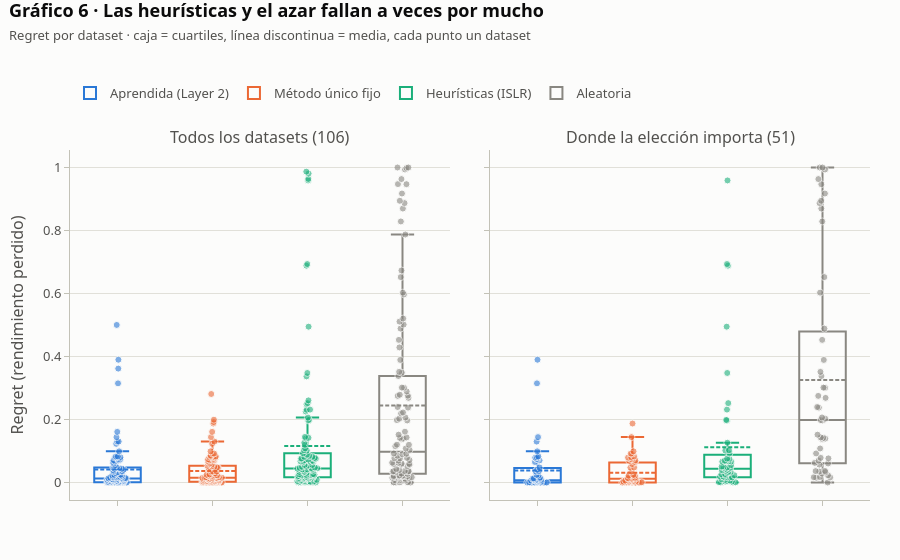

Source (notebook cell):
### Markdown cell above
**Gráfico 6 — ¿Cómo fallan?** La media del regret no distingue entre fallar un poco muchas
veces y fallar mucho unas pocas. Aquí cada punto es un dataset y la caja resume su
distribución: se ve si una estrategia comete errores graves (puntos altos) o solo pequeños.

### Code cell
fig = make_subplots(rows=1, cols=2, shared_yaxes=True, horizontal_spacing=0.05,
                    subplot_titles=["Todos los datasets (106)", "Donde la elección importa (51)"])
for j, frame in enumerate((OUT0, OUT0[OUT0.discriminating]), start=1):
    for estrategia in ORDEN_ESTRATEGIAS:
        sub = frame[frame.estrategia == estrategia]
        fig.add_box(
            x=[estrategia] * len(sub), y=sub.regret, name=estrategia,
            marker=dict(color=COLOR_ESTRATEGIA[estrategia], size=7, opacity=0.6,
                        line=dict(width=1, color=FONDO)),
            line=dict(color=COLOR_ESTRATEGIA[estrategia], width=2),
            fillcolor="rgba(0,0,0,0)", boxpoints="all", jitter=0.45, pointpos=0,
            boxmean=True, customdata=sub.dataset,
            hovertemplate="<b>%{customdata}</b><br>Regret: %{y:.3f}<extra>" + estrategia + "</extra>",
            showlegend=(j == 1), legendgroup=estrategia, row=1, col=j)
fig.update_xaxes(showticklabels=False)
fig.update_yaxes(title_text="Regret (rendimiento perdido)", row=1, col=1)
estilo(fig, "Gráfico 6 · Las heurísticas y el azar fallan a veces por mucho",
       "Regret por dataset · caja = cuartiles, línea discontinua = media, cada punto un dataset",
       alto=560).show()

### Figure 1 — Plotly figure (JSON) as saved in the notebook; plotly's stock layout.template omitted (floating-point values rounded to 4 significant figures)
{"data": [{"boxmean": true, "boxpoints": "all", "customdata": ["210_cloud", "230_machine_cpu", "519_vinnie", "527_analcatdata_election2000", "542_pollution", "557_analcatdata_apnea1", "561_cpu", "591_fri_c1_100_10", "602_fri_c3_250_10", "611_fri_c3_100_5", "613_fri_c3_250_5", "634_fri_c2_100_10", "657_fri_c2_250_10", "678_visualizing_environmental", "690_visualizing_galaxy", "706_sleuth_case1202", "712_chscase_geyser1", "Moneyball", "PhishingWebsites", "QSAR_fish_toxicity", "abalone", "adult", "airfoil_self_noise", "analcatdata_aids", "appendicitis", "auction_verification", "bank-marketing", "banknote-authentication", "biomed", "blood-transfusion-service-center", "brazilian_houses", "breast-w", "breast_cancer", "calendarDOW", "california_housing", "car", "cars", "churn", "climate-model-simulation-crashes", "cmc", "collins", "concrete_compressive_strength", "congressional_voting_records", "connect-4", "cps88wages", "cpu_activity", "credit-approval", "credit-g", "cylinder-bands", "diamonds", "dresses-sales", "ecoli", "electricity", "energy_efficiency", "fifa", "first_principles_supernovae_zg", "forest_fires", "fps_benchmark", "geographical_origin_of_music", "grid_stability", "hayes_roth", "health_insurance", "jm1", "jungle_chess_2pcs_raw_endgame_complete", "kin8nm", "kings_county", "labor", "letter", "lymphography", "mfeat-factors", "miami_housing", "mux6", "naval_propulsion_plant", "new_thyroid", "nikuradse_1", "nikuradse_2", "nomao", "numerai28.6", "optdigits", "pendigits", "penguins", "physiochemical_protein", "postoperative_patient_data", "prnn_crabs", "pumadyn32nh", "qsar-biodeg", "red_wine", "saheart", "sarcos", "satimage", "schizo", "segment", "socmob", "solar_flare", "space_ga", "splice", "student_performance_por", "superconductivity", "tae", "vehicle", "video_transcoding", "wall-robot-navigation", "wave_energy", "white_wine", "wilt", "wine_recognition"], "fillcolor": "rgba(0,0,0,0)", "hovertemplate": "<b>%{customdata}</b><br>Regret: %{y:.3f}<extra>Aprendida (Layer 2)</extra>", "jitter": 0.45, "legendgroup": "Aprendida (Layer 2)", "line": {"color": "#2a78d6", "width": 2}, "marker": {"color": "#2a78d6", "line": {"color": "#fcfcfb", "width": 1}, "opacity": 0.6, "size": 7}, "name": "Aprendida (Layer 2)", "pointpos": 0, "showlegend": true, "type": "box", "x": ["Aprendida (Layer 2)", "Aprendida (Layer 2)", "Aprendida (Layer 2)", "Aprendida (Layer 2)", "Aprendida (Layer 2)", "Aprendida (Layer 2)", "Aprendida (Layer 2)", "Aprendida (Layer 2)", "Aprendida (Layer 2)", "Aprendida (Layer 2)", "Aprendida (Layer 2)", "Aprendida (Layer 2)", "Aprendida (Layer 2)", "Aprendida (Layer 2)", "Aprendida (Layer 2)", "Aprendida (Layer 2)", "Aprendida (Layer 2)", "Aprendida (Layer 2)", "Aprendida (Layer 2)", "Aprendida (Layer 2)", "Aprendida (Layer 2)", "Aprendida (Layer 2)", "Aprendida (Layer 2)", "Aprendida (Layer 2)", "Aprendida (Layer 2)", "Aprendida (Layer 2)", "Aprendida (Layer 2)", "Aprendida (Layer 2)", "Aprendida (Layer 2)", "Aprendida (Layer 2)", "Aprendida (Layer 2)", "Aprendida (Layer 2)", "Aprendida (Layer 2)", "Aprendida (Layer 2)", "Aprendida (Layer 2)", "Aprendida (Layer 2)", "Aprendida (Layer 2)", "Aprendida (Layer 2)", "Aprendida (Layer 2)", "Aprendida (Layer 2)", "Aprendida (Layer 2)", "Aprendida (Layer 2)", "Aprendida (Layer 2)", "Aprendida (Layer 2)", "Aprendida (Layer 2)", "Aprendida (Layer 2)", "Aprendida (Layer 2)", "Aprendida (Layer 2)", "Aprendida (Layer 2)", "Aprendida (Layer 2)", "Aprendida (Layer 2)", "Aprendida (Layer 2)", "Aprendida (Layer 2)", "Aprendida (Layer 2)", "Aprendida (Layer 2)", "Aprendida (Layer 2)", "Aprendida (Layer 2)", "Aprendida (Layer 2)", "Aprendida (Layer 2)", "Aprendida (Layer 2)", "Aprendida (Layer 2)", "Aprendida (Layer 2)", "Aprendida (Layer 2)", "Aprendida (Layer 2)", "Aprendida (Layer 2)", "Aprendida (Layer 2)", "Aprendida (Layer 2)", "Aprendida (Layer 2)", "Aprendida (Layer 2)", "Aprendida (Layer 2)", "Aprendida (Layer 2)", "Aprendida (Layer 2)", "Aprendida (Layer 2)", "Aprendida (Layer 2)", "Aprendida (Layer 2)", "Aprendida (Layer 2)", "Aprendida (Layer 2)", "Aprendida (Layer 2)", "Aprendida (Layer 2)", "Aprendida (Layer 2)", "Aprendida (Layer 2)", "Aprendida (Layer 2)", "Aprendida (Layer 2)", "Aprendida (Layer 2)", "Aprendida (Layer 2)", "Aprendida (Layer 2)", "Aprendida (Layer 2)", "Aprendida (Layer 2)", "Aprendida (Layer 2)", "Aprendida (Layer 2)", "Aprendida (Layer 2)", "Aprendida (Layer 2)", "Aprendida (Layer 2)", "Aprendida (Layer 2)", "Aprendida (Layer 2)", "Aprendida (Layer 2)", "Aprendida (Layer 2)", "Aprendida (Layer 2)", "Aprendida (Layer 2)", "Aprendida (Layer 2)", "Aprendida (Layer 2)", "Aprendida (Layer 2)", "Aprendida (Layer 2)", "Aprendida (Layer 2)", "Aprendida (Layer 2)", "Aprendida (Layer 2)"], "xaxis": "x", "y": [0.08275, 0.0, 0.05341, 0.08039, 0.1607, 0.0, 0.06514, 0.0, 0.0, 0.1441, 0.07907, 0.0, 0.07393, 0.07092, 0.001052, 0.04404, 0.04802, 0.01821, 0.0006525, 0.01834, 0.03511, 0.02213, 0.0096, 0.08, 0.04559, 0.3148, 0.01167, 0.00557, 0.01704, 0.0, 0.5001, 0.0, 0.03613, 0.02308, 0.006288, 0.007051, 0.009121, 0.01355, 0.04708, 0.03308, 0.02451, 0.0, 0.009745, 0.0, 0.13, 0.002388, 0.0, 0.02952, 0.0, 0.002022, 0.0, 0.025, 0.0, 0.0004261, 0.0, 0.0, 0.01851, 0.06028, 0.0, 0.04766, 0.0, 0.08285, 0.04075, 0.006208, 0.1299, 0.0, 0.01607, 0.00298, 0.3615, 0.011, 0.0, 0.3897, 0.008487, 0.03905, 0.0, 0.01257, 0.0, 0.008861, 0.003026, 0.00237, 0.002128, 0.0, 0.03474, 0.075, 0.001171, 0.00369, 0.0, 0.05202, 0.01307, 0.009653, 0.01425, 0.004762, 0.01329, 0.1227, 0.0, 0.01627, 0.04384, 0.01576, 0.001347, 0.09897, 0.01275, 0.07076, 0.06664, 0.07025, 0.0, 0.004444], "yaxis": "y"}, {"boxmean": true, "boxpoints": "all", "customdata": ["210_cloud", "230_machine_cpu", "519_vinnie", "527_analcatdata_election2000", "542_pollution", "557_analcatdata_apnea1", "561_cpu", "591_fri_c1_100_10", "602_fri_c3_250_10", "611_fri_c3_100_5", "613_fri_c3_250_5", "634_fri_c2_100_10", "657_fri_c2_250_10", "678_visualizing_environmental", "690_visualizing_galaxy", "706_sleuth_case1202", "712_chscase_geyser1", "Moneyball", "PhishingWebsites", "QSAR_fish_toxicity", "abalone", "adult", "airfoil_self_noise", "analcatdata_aids", "appendicitis", "auction_verification", "bank-marketing", "banknote-authentication", "biomed", "blood-transfusion-service-center", "brazilian_houses", "breast-w", "breast_cancer", "calendarDOW", "california_housing", "car", "cars", "churn", "climate-model-simulation-crashes", "cmc", "collins", "concrete_compressive_strength", "congressional_voting_records", "connect-4", "cps88wages", "cpu_activity", "credit-approval", "credit-g", "cylinder-bands", "diamonds", "dresses-sales", "ecoli", "electricity", "energy_efficiency", "fifa", "first_principles_supernovae_zg", "forest_fires", "fps_benchmark", "geographical_origin_of_music", "grid_stability", "hayes_roth", "health_insurance", "jm1", "jungle_chess_2pcs_raw_endgame_complete", "kin8nm", "kings_county", "labor", "letter", "lymphography", "mfeat-factors", "miami_housing", "mux6", "naval_propulsion_plant", "new_thyroid", "nikuradse_1", "nikuradse_2", "nomao", "numerai28.6", "optdigits", "pendigits", "penguins", "physiochemical_protein", "postoperative_patient_data", "prnn_crabs", "pumadyn32nh", "qsar-biodeg", "red_wine", "saheart", "sarcos", "satimage", "schizo", "segment", "socmob", "solar_flare", "space_ga", "splice", "student_performance_por", "superconductivity", "tae", "vehicle", "video_transcoding", "wall-robot-navigation", "wave_energy", "white_wine", "wilt", "wine_recognition"], "fillcolor": "rgba(0,0,0,0)", "hovertemplate": "<b>%{customdata}</b><br>Regret: %{y:.3f}<extra>Método único fijo</extra>", "jitter": 0.45, "legendgroup": "Método único fijo", "line": {"color": "#eb6834", "width": 2}, "marker": {"color": "#eb6834", "line": {"color": "#fcfcfb", "width": 1}, "opacity": 0.6, "size": 7}, "name": "Método único fijo", "pointpos": 0, "showlegend": true, "type": "box", "x": ["Método único fijo", "Método único fijo", "Método único fijo", "Método único fijo", "Método único fijo", "Método único fijo", "Método único fijo", "Método único fijo", "Método único fijo", "Método único fijo", "Método único fijo", "Método único fijo", "Método único fijo", "Método único fijo", "Método único fijo", "Método único fijo", "Método único fijo", "Método único fijo", "Método único fijo", "Método único fijo", "Método único fijo", "Método único fijo", "Método único fijo", "Método único fijo", "Método único fijo", "Método único fijo", "Método único fijo", "Método único fijo", "Método único fijo", "Método único fijo", "Método único fijo", "Método único fijo", "Método único fijo", "Método único fijo", "Método único fijo", "Método único fijo", "Método único fijo", "Método único fijo", "Método único fijo", "Método único fijo", "Método único fijo", "Método único fijo", "Método único fijo", "Método único fijo", "Método único fijo", "Método único fijo", "Método único fijo", "Método único fijo", "Método único fijo", "Método único fijo", "Método único fijo", "Método único fijo", "Método único fijo", "Método único fijo", "Método único fijo", "Método único fijo", "Método único fijo", "Método único fijo", "Método único fijo", "Método único fijo", "Método único fijo", "Método único fijo", "Método único fijo", "Método único fijo", "Método único fijo", "Método único fijo", "Método único fijo", "Método único fijo", "Método único fijo", "Método único fijo", "Método único fijo", "Método único fijo", "Método único fijo", "Método único fijo", "Método único fijo", "Método único fijo", "Método único fijo", "Método único fijo", "Método único fijo", "Método único fijo", "Método único fijo", "Método único fijo", "Método único fijo", "Método único fijo", "Método único fijo", "Método único fijo", "Método único fijo", "Método único fijo", "Método único fijo", "Método único fijo", "Método único fijo", "Método único fijo", "Método único fijo", "Método único fijo", "Método único fijo", "Método único fijo", "Método único fijo", "Método único fijo", "Método único fijo", "Método único fijo", "Método único fijo", "Método único fijo", "Método único fijo", "Método único fijo", "Método único fijo", "Método único fijo"], "xaxis": "x", "y": [0.08275, 0.0, 0.05341, 0.08039, 0.1607, 0.0, 0.06514, 0.0, 0.0, 0.1441, 0.07907, 0.0, 0.07393, 0.07092, 0.001052, 0.04404, 0.04802, 0.01821, 0.0006525, 0.006935, 0.03511, 0.02213, 0.0, 0.08, 0.05735, 0.0, 0.04252, 0.00557, 0.01704, 0.05863, 0.03392, 0.0, 0.04733, 0.02308, 0.006288, 0.09193, 0.009121, 0.01683, 0.281, 0.02881, 0.02451, 0.01449, 0.009745, 0.09104, 0.13, 0.002388, 0.0, 0.04714, 0.0, 0.0009999, 0.0, 0.02069, 0.0, 0.0, 0.0153, 0.0, 0.01851, 0.06028, 0.0, 0.04766, 0.0, 0.08285, 0.02185, 0.06869, 0.1872, 0.01164, 0.01607, 0.00298, 0.1994, 0.011, 0.006497, 0.01538, 0.003582, 0.02286, 0.0, 0.01257, 0.003233, 0.008861, 0.003026, 0.00237, 0.002128, 0.0, 0.03474, 0.075, 0.001171, 0.02596, 0.0, 0.05202, 0.0125, 0.009653, 0.08585, 0.004762, 0.01329, 0.1227, 0.04972, 0.003173, 0.0132, 0.0, 0.001347, 0.09897, 0.01275, 0.006355, 0.192, 0.0, 0.07057, 0.004444], "yaxis": "y"}, {"boxmean": true, "boxpoints": "all", "customdata": ["210_cloud", "230_machine_cpu", "519_vinnie", "527_analcatdata_election2000", "542_pollution", "557_analcatdata_apnea1", "561_cpu", "591_fri_c1_100_10", "602_fri_c3_250_10", "611_fri_c3_100_5", "613_fri_c3_250_5", "634_fri_c2_100_10", "657_fri_c2_250_10", "678_visualizing_environmental", "690_visualizing_galaxy", "706_sleuth_case1202", "712_chscase_geyser1", "Moneyball", "PhishingWebsites", "QSAR_fish_toxicity", "abalone", "adult", "airfoil_self_noise", "analcatdata_aids", "appendicitis", "auction_verification", "bank-marketing", "banknote-authentication", "biomed", "blood-transfusion-service-center", "brazilian_houses", "breast-w", "breast_cancer", "calendarDOW", "california_housing", "car", "cars", "churn", "climate-model-simulation-crashes", "cmc", "collins", "concrete_compressive_strength", "congressional_voting_records", "connect-4", "cps88wages", "cpu_activity", "credit-approval", "credit-g", "cylinder-bands", "diamonds", "dresses-sales", "ecoli", "electricity", "energy_efficiency", "fifa", "first_principles_supernovae_zg", "forest_fires", "fps_benchmark", "geographical_origin_of_music", "grid_stability", "hayes_roth", "health_insurance", "jm1", "jungle_chess_2pcs_raw_endgame_complete", "kin8nm", "kings_county", "labor", "letter", "lymphography", "mfeat-factors", "miami_housing", "mux6", "naval_propulsion_plant", "new_thyroid", "nikuradse_1", "nikuradse_2", "nomao", "numerai28.6", "optdigits", "pendigits", "penguins", "physiochemical_protein", "postoperative_patient_data", "prnn_crabs", "pumadyn32nh", "qsar-biodeg", "red_wine", "saheart", "sarcos", "satimage", "schizo", "segment", "socmob", "solar_flare", "space_ga", "splice", "student_performance_por", "superconductivity", "tae", "vehicle", "video_transcoding", "wall-robot-navigation", "wave_energy", "white_wine", "wilt", "wine_recognition"], "fillcolor": "rgba(0,0,0,0)", "hovertemplate": "<b>%{customdata}</b><br>Regret: %{y:.3f}<extra>Heurísticas (ISLR)</extra>", "jitter": 0.45, "legendgroup": "Heurísticas (ISLR)", "line": {"color": "#1baf7a", "width": 2}, "marker": {"color": "#1baf7a", "line": {"color": "#fcfcfb", "width": 1}, "opacity": 0.6, "size": 7}, "name": "Heurísticas (ISLR)", "pointpos": 0, "showlegend": true, "type": "box", "x": ["Heurísticas (ISLR)", "Heurísticas (ISLR)", "Heurísticas (ISLR)", "Heurísticas (ISLR)", "Heurísticas (ISLR)", "Heurísticas (ISLR)", "Heurísticas (ISLR)", "Heurísticas (ISLR)", "Heurísticas (ISLR)", "Heurísticas (ISLR)", "Heurísticas (ISLR)", "Heurísticas (ISLR)", "Heurísticas (ISLR)", "Heurísticas (ISLR)", "Heurísticas (ISLR)", "Heurísticas (ISLR)", "Heurísticas (ISLR)", "Heurísticas (ISLR)", "Heurísticas (ISLR)", "Heurísticas (ISLR)", "Heurísticas (ISLR)", "Heurísticas (ISLR)", "Heurísticas (ISLR)", "Heurísticas (ISLR)", "Heurísticas (ISLR)", "Heurísticas (ISLR)", "Heurísticas (ISLR)", "Heurísticas (ISLR)", "Heurísticas (ISLR)", "Heurísticas (ISLR)", "Heurísticas (ISLR)", "Heurísticas (ISLR)", "Heurísticas (ISLR)", "Heurísticas (ISLR)", "Heurísticas (ISLR)", "Heurísticas (ISLR)", "Heurísticas (ISLR)", "Heurísticas (ISLR)", "Heurísticas (ISLR)", "Heurísticas (ISLR)", "Heurísticas (ISLR)", "Heurísticas (ISLR)", "Heurísticas (ISLR)", "Heurísticas (ISLR)", "Heurísticas (ISLR)", "Heurísticas (ISLR)", "Heurísticas (ISLR)", "Heurísticas (ISLR)", "Heurísticas (ISLR)", "Heurísticas (ISLR)", "Heurísticas (ISLR)", "Heurísticas (ISLR)", "Heurísticas (ISLR)", "Heurísticas (ISLR)", "Heurísticas (ISLR)", "Heurísticas (ISLR)", "Heurísticas (ISLR)", "Heurísticas (ISLR)", "Heurísticas (ISLR)", "Heurísticas (ISLR)", "Heurísticas (ISLR)", "Heurísticas (ISLR)", "Heurísticas (ISLR)", "Heurísticas (ISLR)", "Heurísticas (ISLR)", "Heurísticas (ISLR)", "Heurísticas (ISLR)", "Heurísticas (ISLR)", "Heurísticas (ISLR)", "Heurísticas (ISLR)", "Heurísticas (ISLR)", "Heurísticas (ISLR)", "Heurísticas (ISLR)", "Heurísticas (ISLR)", "Heurísticas (ISLR)", "Heurísticas (ISLR)", "Heurísticas (ISLR)", "Heurísticas (ISLR)", "Heurísticas (ISLR)", "Heurísticas (ISLR)", "Heurísticas (ISLR)", "Heurísticas (ISLR)", "Heurísticas (ISLR)", "Heurísticas (ISLR)", "Heurísticas (ISLR)", "Heurísticas (ISLR)", "Heurísticas (ISLR)", "Heurísticas (ISLR)", "Heurísticas (ISLR)", "Heurísticas (ISLR)", "Heurísticas (ISLR)", "Heurísticas (ISLR)", "Heurísticas (ISLR)", "Heurísticas (ISLR)", "Heurísticas (ISLR)", "Heurísticas (ISLR)", "Heurísticas (ISLR)", "Heurísticas (ISLR)", "Heurísticas (ISLR)", "Heurísticas (ISLR)", "Heurísticas (ISLR)", "Heurísticas (ISLR)", "Heurísticas (ISLR)", "Heurísticas (ISLR)", "Heurísticas (ISLR)", "Heurísticas (ISLR)"], "xaxis": "x", "y": [0.2487, 0.06672, 0.07629, 0.02332, 0.02513, 0.06772, 0.04993, 0.3369, 0.6883, 0.4947, 0.252, 0.3477, 0.6936, 0.2607, 0.02284, 0.2254, 0.2062, 0.02428, 0.002948, 0.04092, 0.07581, 0.03356, 0.008498, 0.14, 0.05588, 0.0001547, 0.04144, 0.0108, 0.0557, 0.06606, 0.08173, 0.01966, 0.1014, 0.08145, 0.02624, 0.04401, 0.01354, 0.01149, 0.1446, 0.04144, 0.197, 0.02318, 0.006493, 0.0693, 0.1418, 0.004449, 0.01257, 0.04595, 0.071, 0.003113, 0.004598, 0.1085, 0.00127, 0.0001408, 0.03446, 0.0003121, 0.01851, 0.06374, 0.0926, 0.06733, 0.0004274, 0.1263, 0.03739, 0.05527, 0.2314, 0.01903, 0.07857, 0.03961, 0.0, 0.981, 0.01591, 0.03077, 0.004955, 0.02349, 0.0006448, 0.02673, 0.9589, 0.01293, 0.9868, 0.01422, 0.02056, 0.04061, 0.08833, 0.075, 0.03382, 0.04518, 0.04774, 0.07281, 0.01852, 0.02373, 0.04323, 0.01602, 0.001128, 0.1196, 0.07527, 0.9639, 0.08469, 0.1987, 0.01165, 0.1025, 0.01642, 0.002344, 0.231, 0.05064, 0.0466, 0.009524], "yaxis": "y"}, {"boxmean": true, "boxpoints": "all", "customdata": ["210_cloud", "230_machine_cpu", "519_vinnie", "527_analcatdata_election2000", "542_pollution", "557_analcatdata_apnea1", "561_cpu", "591_fri_c1_100_10", "602_fri_c3_250_10", "611_fri_c3_100_5", "613_fri_c3_250_5", "634_fri_c2_100_10", "657_fri_c2_250_10", "678_visualizing_environmental", "690_visualizing_galaxy", "706_sleuth_case1202", "712_chscase_geyser1", "Moneyball", "PhishingWebsites", "QSAR_fish_toxicity", "abalone", "adult", "airfoil_self_noise", "analcatdata_aids", "appendicitis", "auction_verification", "bank-marketing", "banknote-authentication", "biomed", "blood-transfusion-service-center", "brazilian_houses", "breast-w", "breast_cancer", "calendarDOW", "california_housing", "car", "cars", "churn", "climate-model-simulation-crashes", "cmc", "collins", "concrete_compressive_strength", "congressional_voting_records", "connect-4", "cps88wages", "cpu_activity", "credit-approval", "credit-g", "cylinder-bands", "diamonds", "dresses-sales", "ecoli", "electricity", "energy_efficiency", "fifa", "first_principles_supernovae_zg", "forest_fires", "fps_benchmark", "geographical_origin_of_music", "grid_stability", "hayes_roth", "health_insurance", "jm1", "jungle_chess_2pcs_raw_endgame_complete", "kin8nm", "kings_county", "labor", "letter", "lymphography", "mfeat-factors", "miami_housing", "mux6", "naval_propulsion_plant", "new_thyroid", "nikuradse_1", "nikuradse_2", "nomao", "numerai28.6", "optdigits", "pendigits", "penguins", "physiochemical_protein", "postoperative_patient_data", "prnn_crabs", "pumadyn32nh", "qsar-biodeg", "red_wine", "saheart", "sarcos", "satimage", "schizo", "segment", "socmob", "solar_flare", "space_ga", "splice", "student_performance_por", "superconductivity", "tae", "vehicle", "video_transcoding", "wall-robot-navigation", "wave_energy", "white_wine", "wilt", "wine_recognition"], "fillcolor": "rgba(0,0,0,0)", "hovertemplate": "<b>%{customdata}</b><br>Regret: %{y:.3f}<extra>Aleatoria</extra>", "jitter": 0.45, "legendgroup": "Aleatoria", "line": {"color": "#898781", "width": 2}, "marker": {"color": "#898781", "line": {"color": "#fcfcfb", "width": 1}, "opacity": 0.6, "size": 7}, "name": "Aleatoria", "pointpos": 0, "showlegend": true, "type": "box", "x": ["Aleatoria", "Aleatoria", "Aleatoria", "Aleatoria", "Aleatoria", "Aleatoria", "Aleatoria", "Aleatoria", "Aleatoria", "Aleatoria", "Aleatoria", "Aleatoria", "Aleatoria", "Aleatoria", "Aleatoria", "Aleatoria", "Aleatoria", "Aleatoria", "Aleatoria", "Aleatoria", "Aleatoria", "Aleatoria", "Aleatoria", "Aleatoria", "Aleatoria", "Aleatoria", "Aleatoria", "Aleatoria", "Aleatoria", "Aleatoria", "Aleatoria", "Aleatoria", "Aleatoria", "Aleatoria", "Aleatoria", "Aleatoria", "Aleatoria", "Aleatoria", "Aleatoria", "Aleatoria", "Aleatoria", "Aleatoria", "Aleatoria", "Aleatoria", "Aleatoria", "Aleatoria", "Aleatoria", "Aleatoria", "Aleatoria", "Aleatoria", "Aleatoria", "Aleatoria", "Aleatoria", "Aleatoria", "Aleatoria", "Aleatoria", "Aleatoria", "Aleatoria", "Aleatoria", "Aleatoria", "Aleatoria", "Aleatoria", "Aleatoria", "Aleatoria", "Aleatoria", "Aleatoria", "Aleatoria", "Aleatoria", "Aleatoria", "Aleatoria", "Aleatoria", "Aleatoria", "Aleatoria", "Aleatoria", "Aleatoria", "Aleatoria", "Aleatoria", "Aleatoria", "Aleatoria", "Aleatoria", "Aleatoria", "Aleatoria", "Aleatoria", "Aleatoria", "Aleatoria", "Aleatoria", "Aleatoria", "Aleatoria", "Aleatoria", "Aleatoria", "Aleatoria", "Aleatoria", "Aleatoria", "Aleatoria", "Aleatoria", "Aleatoria", "Aleatoria", "Aleatoria", "Aleatoria", "Aleatoria", "Aleatoria", "Aleatoria", "Aleatoria", "Aleatoria", "Aleatoria", "Aleatoria"], "xaxis": "x", "y": [0.1613, 0.8697, 0.02205, 1.0, 0.5108, 0.8943, 0.9633, 0.2193, 0.4886, 0.1394, 0.07654, 0.1981, 0.4527, 0.08535, 0.5013, 0.597, 0.02777, 0.2785, 0.03489, 0.0, 0.02818, 0.03279, 0.2376, 0.12, 0.03971, 0.9937, 0.06289, 0.01756, 0.0588, 0.108, 0.6731, 0.00708, 0.03659, 0.0774, 0.8287, 0.2396, 0.9474, 0.2758, 0.035, 0.03563, 0.338, 0.2686, 0.01681, 0.1431, 0.05695, 0.2224, 0.01199, 0.01952, 0.1153, 0.6521, 0.01938, 0.01942, 0.1376, 0.07128, 0.7873, 0.06234, 0.01851, 0.4288, 0.2066, 0.947, 0.2891, 0.03618, 0.07824, 0.3005, 0.0, 0.8869, 0.1036, 0.1969, 0.05206, 0.0005, 0.9174, 0.3891, 1.0, 0.05905, 0.2025, 0.01623, 0.0229, 0.001215, 0.01475, 0.04299, 0.0003663, 0.2749, 0.007692, 0.015, 0.6027, 0.007174, 0.09231, 0.0208, 0.06042, 0.09138, 0.01259, 0.0697, 0.5206, 0.1197, 0.02107, 0.02098, 0.0, 0.1519, 0.0897, 0.05684, 0.3512, 0.3485, 0.9985, 0.1417, 0.3012, 0.007407], "yaxis": "y"}, {"boxmean": true, "boxpoints": "all", "customdata": ["230_machine_cpu", "527_analcatdata_election2000", "557_analcatdata_apnea1", "561_cpu", "602_fri_c3_250_10", "611_fri_c3_100_5", "613_fri_c3_250_5", "634_fri_c2_100_10", "657_fri_c2_250_10", "PhishingWebsites", "abalone", "adult", "airfoil_self_noise", "auction_verification", "banknote-authentication", "blood-transfusion-service-center", "breast_cancer", "california_housing", "car", "collins", "concrete_compressive_strength", "congressional_voting_records", "connect-4", "diamonds", "electricity", "first_principles_supernovae_zg", "geographical_origin_of_music", "grid_stability", "health_insurance", "jm1", "jungle_chess_2pcs_raw_endgame_complete", "kin8nm", "kings_county", "letter", "miami_housing", "mux6", "naval_propulsion_plant", "nikuradse_1", "nikuradse_2", "nomao", "physiochemical_protein", "prnn_crabs", "pumadyn32nh", "red_wine", "sarcos", "segment", "superconductivity", "vehicle", "video_transcoding", "white_wine", "wilt"], "fillcolor": "rgba(0,0,0,0)", "hovertemplate": "<b>%{customdata}</b><br>Regret: %{y:.3f}<extra>Aprendida (Layer 2)</extra>", "jitter": 0.45, "legendgroup": "Aprendida (Layer 2)", "line": {"color": "#2a78d6", "width": 2}, "marker": {"color": "#2a78d6", "line": {"color": "#fcfcfb", "width": 1}, "opacity": 0.6, "size": 7}, "name": "Aprendida (Layer 2)", "pointpos": 0, "showlegend": false, "type": "box", "x": ["Aprendida (Layer 2)", "Aprendida (Layer 2)", "Aprendida (Layer 2)", "Aprendida (Layer 2)", "Aprendida (Layer 2)", "Aprendida (Layer 2)", "Aprendida (Layer 2)", "Aprendida (Layer 2)", "Aprendida (Layer 2)", "Aprendida (Layer 2)", "Aprendida (Layer 2)", "Aprendida (Layer 2)", "Aprendida (Layer 2)", "Aprendida (Layer 2)", "Aprendida (Layer 2)", "Aprendida (Layer 2)", "Aprendida (Layer 2)", "Aprendida (Layer 2)", "Aprendida (Layer 2)", "Aprendida (Layer 2)", "Aprendida (Layer 2)", "Aprendida (Layer 2)", "Aprendida (Layer 2)", "Aprendida (Layer 2)", "Aprendida (Layer 2)", "Aprendida (Layer 2)", "Aprendida (Layer 2)", "Aprendida (Layer 2)", "Aprendida (Layer 2)", "Aprendida (Layer 2)", "Aprendida (Layer 2)", "Aprendida (Layer 2)", "Aprendida (Layer 2)", "Aprendida (Layer 2)", "Aprendida (Layer 2)", "Aprendida (Layer 2)", "Aprendida (Layer 2)", "Aprendida (Layer 2)", "Aprendida (Layer 2)", "Aprendida (Layer 2)", "Aprendida (Layer 2)", "Aprendida (Layer 2)", "Aprendida (Layer 2)", "Aprendida (Layer 2)", "Aprendida (Layer 2)", "Aprendida (Layer 2)", "Aprendida (Layer 2)", "Aprendida (Layer 2)", "Aprendida (Layer 2)", "Aprendida (Layer 2)", "Aprendida (Layer 2)"], "xaxis": "x2", "y": [0.0, 0.08039, 0.0, 0.06514, 0.0, 0.1441, 0.07907, 0.0, 0.07393, 0.0006525, 0.03511, 0.02213, 0.0096, 0.3148, 0.00557, 0.0, 0.03613, 0.006288, 0.007051, 0.02451, 0.0, 0.009745, 0.0, 0.002022, 0.0, 0.0, 0.0, 0.04766, 0.08285, 0.04075, 0.006208, 0.1299, 0.0, 0.00298, 0.0, 0.3897, 0.008487, 0.0, 0.01257, 0.0, 0.0, 0.075, 0.001171, 0.0, 0.01307, 0.004762, 0.01576, 0.09897, 0.01275, 0.07025, 0.0], "yaxis": "y2"}, {"boxmean": true, "boxpoints": "all", "customdata": ["230_machine_cpu", "527_analcatdata_election2000", "557_analcatdata_apnea1", "561_cpu", "602_fri_c3_250_10", "611_fri_c3_100_5", "613_fri_c3_250_5", "634_fri_c2_100_10", "657_fri_c2_250_10", "PhishingWebsites", "abalone", "adult", "airfoil_self_noise", "auction_verification", "banknote-authentication", "blood-transfusion-service-center", "breast_cancer", "california_housing", "car", "collins", "concrete_compressive_strength", "congressional_voting_records", "connect-4", "diamonds", "electricity", "first_principles_supernovae_zg", "geographical_origin_of_music", "grid_stability", "health_insurance", "jm1", "jungle_chess_2pcs_raw_endgame_complete", "kin8nm", "kings_county", "letter", "miami_housing", "mux6", "naval_propulsion_plant", "nikuradse_1", "nikuradse_2", "nomao", "physiochemical_protein", "prnn_crabs", "pumadyn32nh", "red_wine", "sarcos", "segment", "superconductivity", "vehicle", "video_transcoding", "white_wine", "wilt"], "fillcolor": "rgba(0,0,0,0)", "hovertemplate": "<b>%{customdata}</b><br>Regret: %{y:.3f}<extra>Método único fijo</extra>", "jitter": 0.45, "legendgroup": "Método único fijo", "line": {"color": "#eb6834", "width": 2}, "marker": {"color": "#eb6834", "line": {"color": "#fcfcfb", "width": 1}, "opacity": 0.6, "size": 7}, "name": "Método único fijo", "pointpos": 0, "showlegend": false, "type": "box", "x": ["Método único fijo", "Método único fijo", "Método único fijo", "Método único fijo", "Método único fijo", "Método único fijo", "Método único fijo", "Método único fijo", "Método único fijo", "Método único fijo", "Método único fijo", "Método único fijo", "Método único fijo", "Método único fijo", "Método único fijo", "Método único fijo", "Método único fijo", "Método único fijo", "Método único fijo", "Método único fijo", "Método único fijo", "Método único fijo", "Método único fijo", "Método único fijo", "Método único fijo", "Método único fijo", "Método único fijo", "Método único fijo", "Método único fijo", "Método único fijo", "Método único fijo", "Método único fijo", "Método único fijo", "Método único fijo", "Método único fijo", "Método único fijo", "Método único fijo", "Método único fijo", "Método único fijo", "Método único fijo", "Método único fijo", "Método único fijo", "Método único fijo", "Método único fijo", "Método único fijo", "Método único fijo", "Método único fijo", "Método único fijo", "Método único fijo", "Método único fijo", "Método único fijo"], "xaxis": "x2", "y": [0.0, 0.08039, 0.0, 0.06514, 0.0, 0.1441, 0.07907, 0.0, 0.07393, 0.0006525, 0.03511, 0.02213, 0.0, 0.0, 0.00557, 0.05863, 0.04733, 0.006288, 0.09193, 0.02451, 0.01449, 0.009745, 0.09104, 0.0009999, 0.0, 0.0, 0.0, 0.04766, 0.08285, 0.02185, 0.06869, 0.1872, 0.01164, 0.00298, 0.006497, 0.01538, 0.003582, 0.0, 0.01257, 0.003233, 0.0, 0.075, 0.001171, 0.0, 0.0125, 0.004762, 0.0, 0.09897, 0.01275, 0.0, 0.07057], "yaxis": "y2"}, {"boxmean": true, "boxpoints": "all", "customdata": ["230_machine_cpu", "527_analcatdata_election2000", "557_analcatdata_apnea1", "561_cpu", "602_fri_c3_250_10", "611_fri_c3_100_5", "613_fri_c3_250_5", "634_fri_c2_100_10", "657_fri_c2_250_10", "PhishingWebsites", "abalone", "adult", "airfoil_self_noise", "auction_verification", "banknote-authentication", "blood-transfusion-service-center", "breast_cancer", "california_housing", "car", "collins", "concrete_compressive_strength", "congressional_voting_records", "connect-4", "diamonds", "electricity", "first_principles_supernovae_zg", "geographical_origin_of_music", "grid_stability", "health_insurance", "jm1", "jungle_chess_2pcs_raw_endgame_complete", "kin8nm", "kings_county", "letter", "miami_housing", "mux6", "naval_propulsion_plant", "nikuradse_1", "nikuradse_2", "nomao", "physiochemical_protein", "prnn_crabs", "pumadyn32nh", "red_wine", "sarcos", "segment", "superconductivity", "vehicle", "video_transcoding", "white_wine", "wilt"], "fillcolor": "rgba(0,0,0,0)", "hovertemplate": "<b>%{customdata}</b><br>Regret: %{y:.3f}<extra>Heurísticas (ISLR)</extra>", "jitter": 0.45, "legendgroup": "Heurísticas (ISLR)", "line": {"color": "#1baf7a", "width": 2}, "marker": {"color": "#1baf7a", "line": {"color": "#fcfcfb", "width": 1}, "opacity": 0.6, "size": 7}, "name": "Heurísticas (ISLR)", "pointpos": 0, "showlegend": false, "type": "box", "x": ["Heurísticas (ISLR)", "Heurísticas (ISLR)", "Heurísticas (ISLR)", "Heurísticas (ISLR)", "Heurísticas (ISLR)", "Heurísticas (ISLR)", "Heurísticas (ISLR)", "Heurísticas (ISLR)", "Heurísticas (ISLR)", "Heurísticas (ISLR)", "Heurísticas (ISLR)", "Heurísticas (ISLR)", "Heurísticas (ISLR)", "Heurísticas (ISLR)", "Heurísticas (ISLR)", "Heurísticas (ISLR)", "Heurísticas (ISLR)", "Heurísticas (ISLR)", "Heurísticas (ISLR)", "Heurísticas (ISLR)", "Heurísticas (ISLR)", "Heurísticas (ISLR)", "Heurísticas (ISLR)", "Heurísticas (ISLR)", "Heurísticas (ISLR)", "Heurísticas (ISLR)", "Heurísticas (ISLR)", "Heurísticas (ISLR)", "Heurísticas (ISLR)", "Heurísticas (ISLR)", "Heurísticas (ISLR)", "Heurísticas (ISLR)", "Heurísticas (ISLR)", "Heurísticas (ISLR)", "Heurísticas (ISLR)", "Heurísticas (ISLR)", "Heurísticas (ISLR)", "Heurísticas (ISLR)", "Heurísticas (ISLR)", "Heurísticas (ISLR)", "Heurísticas (ISLR)", "Heurísticas (ISLR)", "Heurísticas (ISLR)", "Heurísticas (ISLR)", "Heurísticas (ISLR)", "Heurísticas (ISLR)", "Heurísticas (ISLR)", "Heurísticas (ISLR)", "Heurísticas (ISLR)", "Heurísticas (ISLR)", "Heurísticas (ISLR)"], "xaxis": "x2", "y": [0.06672, 0.02332, 0.06772, 0.04993, 0.6883, 0.4947, 0.252, 0.3477, 0.6936, 0.002948, 0.07581, 0.03356, 0.008498, 0.0001547, 0.0108, 0.06606, 0.1014, 0.02624, 0.04401, 0.197, 0.02318, 0.006493, 0.0693, 0.003113, 0.00127, 0.0003121, 0.0926, 0.06733, 0.1263, 0.03739, 0.05527, 0.2314, 0.01903, 0.03961, 0.01591, 0.03077, 0.004955, 0.0006448, 0.02673, 0.9589, 0.04061, 0.075, 0.03382, 0.04774, 0.01852, 0.01602, 0.1987, 0.1025, 0.01642, 0.05064, 0.0466], "yaxis": "y2"}, {"boxmean": true, "boxpoints": "all", "customdata": ["230_machine_cpu", "527_analcatdata_election2000", "557_analcatdata_apnea1", "561_cpu", "602_fri_c3_250_10", "611_fri_c3_100_5", "613_fri_c3_250_5", "634_fri_c2_100_10", "657_fri_c2_250_10", "PhishingWebsites", "abalone", "adult", "airfoil_self_noise", "auction_verification", "banknote-authentication", "blood-transfusion-service-center", "breast_cancer", "california_housing", "car", "collins", "concrete_compressive_strength", "congressional_voting_records", "connect-4", "diamonds", "electricity", "first_principles_supernovae_zg", "geographical_origin_of_music", "grid_stability", "health_insurance", "jm1", "jungle_chess_2pcs_raw_endgame_complete", "kin8nm", "kings_county", "letter", "miami_housing", "mux6", "naval_propulsion_plant", "nikuradse_1", "nikuradse_2", "nomao", "physiochemical_protein", "prnn_crabs", "pumadyn32nh", "red_wine", "sarcos", "segment", "superconductivity", "vehicle", "video_transcoding", "white_wine", "wilt"], "fillcolor": "rgba(0,0,0,0)", "hovertemplate": "<b>%{customdata}</b><br>Regret: %{y:.3f}<extra>Aleatoria</extra>", "jitter": 0.45, "legendgroup": "Aleatoria", "line": {"color": "#898781", "width": 2}, "marker": {"color": "#898781", "line": {"color": "#fcfcfb", "width": 1}, "opacity": 0.6, "size": 7}, "name": "Aleatoria", "pointpos": 0, "showlegend": false, "type": "box", "x": ["Aleatoria", "Aleatoria", "Aleatoria", "Aleatoria", "Aleatoria", "Aleatoria", "Aleatoria", "Aleatoria", "Aleatoria", "Aleatoria", "Aleatoria", "Aleatoria", "Aleatoria", "Aleatoria", "Aleatoria", "Aleatoria", "Aleatoria", "Aleatoria", "Aleatoria", "Aleatoria", "Aleatoria", "Aleatoria", "Aleatoria", "Aleatoria", "Aleatoria", "Aleatoria", "Aleatoria", "Aleatoria", "Aleatoria", "Aleatoria", "Aleatoria", "Aleatoria", "Aleatoria", "Aleatoria", "Aleatoria", "Aleatoria", "Aleatoria", "Aleatoria", "Aleatoria", "Aleatoria", "Aleatoria", "Aleatoria", "Aleatoria", "Aleatoria", "Aleatoria", "Aleatoria", "Aleatoria", "Aleatoria", "Aleatoria", "Aleatoria", "Aleatoria"], "xaxis": "x2", "y": [0.8697, 1.0, 0.8943, 0.9633, 0.4886, 0.1394, 0.07654, 0.1981, 0.4527, 0.03489, 0.02818, 0.03279, 0.2376, 0.9937, 0.01756, 0.108, 0.03659, 0.8287, 0.2396, 0.338, 0.2686, 0.01681, 0.1431, 0.6521, 0.1376, 0.06234, 0.2066, 0.947, 0.03618, 0.07824, 0.3005, 0.0, 0.8869, 0.1969, 0.9174, 0.3891, 1.0, 0.2025, 0.01623, 0.0229, 0.2749, 0.015, 0.6027, 0.09231, 0.06042, 0.0697, 0.1519, 0.05684, 0.3512, 0.1417, 0.3012], "yaxis": "y2"}], "layout": {"annotations": [{"font": {"color": "#52514e", "size": 16}, "showarrow": false, "text": "Todos los datasets (106)", "x": 0.2375, "xanchor": "center", "xref": "paper", "y": 1, "yanchor": "bottom", "yref": "paper"}, {"font": {"color": "#52514e", "size": 16}, "showarrow": false, "text": "Donde la elección importa (51)", "x": 0.7625, "xanchor": "center", "xref": "paper", "y": 1, "yanchor": "bottom", "yref": "paper"}], "font": {"color": "#0b0b0b", "family": "system-ui, -apple-system, 'Segoe UI', sans-serif", "size": 13}, "height": 560, "hoverlabel": {"bgcolor": "white", "font": {"family": "system-ui, -apple-system, 'Segoe UI', sans-serif", "size": 13}}, "legend": {"font": {"color": "#52514e"}, "orientation": "h", "title": {}, "x": 0, "y": 1.12, "yanchor": "bottom"}, "margin": {"b": 60, "l": 70, "r": 30, "t": 150}, "paper_bgcolor": "#fcfcfb", "plot_bgcolor": "#fcfcfb", "title": {"text": "<b>Gráfico 6 · Las heurísticas y el azar fallan a veces por mucho</b><br><span style='font-size:13px;color:#52514e'>Regret por dataset · caja = cuartiles, línea discontinua = media, cada punto un dataset</span>", "x": 0.01, "xanchor": "left", "y": 0.97, "yanchor": "top"}, "xaxis": {"anchor": "y", "domain": [0, 0.475], "linecolor": "#c3c2b7", "showgrid": false, "showticklabels": false, "tickcolor": "#c3c2b7", "tickfont": {"color": "#52514e"}, "title": {"font": {"color": "#52514e"}}}, "xaxis2": {"anchor": "y2", "domain": [0.525, 1], "linecolor": "#c3c2b7", "showgrid": false, "showticklabels": false, "tickcolor": "#c3c2b7", "tickfont": {"color": "#52514e"}, "title": {"font": {"color": "#52514e"}}}, "yaxis": {"anchor": "x", "domain": [0, 1], "gridcolor": "#e1e0d9", "linecolor": "#c3c2b7", "showgrid": true, "tickcolor": "#c3c2b7", "tickfont": {"color": "#52514e"}, "title": {"font": {"color": "#52514e"}, "text": "Regret (rendimiento perdido)"}}, "yaxis2": {"anchor": "x2", "domain": [0, 1], "gridcolor": "#e1e0d9", "linecolor": "#c3c2b7", "matches": "y", "showgrid": true, "showticklabels": false, "tickcolor": "#c3c2b7", "tickfont": {"color": "#52514e"}, "title": {"font": {"color": "#52514e"}}}}}
